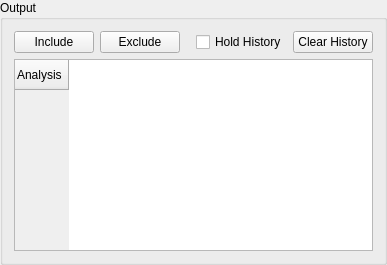
    <widget class="QGroupBox" name="OutputGroupBox">
     <property name="title">
      <string>Output</string>
     </property>
     <layout class="QVBoxLayout" name="OutputLayout">
      <item>
       <layout class="QHBoxLayout" name="OutputButtonLayout">
        <item>
         <widget class="QPushButton" name="IncludeButton">
          <property name="toolTip">
           <string>instantly show the result when a parameter or selection changes</string>
          </property>
          <property name="text">
           <string>Include</string>
          </property>
          <property name="autoDefault">
           <bool>false</bool>
          </property>
         </widget>
        </item>
        <item>
         <widget class="QPushButton" name="ExcludeButton">
          <property name="toolTip">
           <string>instantly show the result when a parameter or selection changes</string>
          </property>
          <property name="text">
           <string>Exclude</string>
          </property>
          <property name="autoDefault">
           <bool>false</bool>
          </property>
         </widget>
        </item>
        <item>
         <spacer name="OutputSpacer">
          <property name="orientation">
           <enum>Qt::Horizontal</enum>
          </property>
          <property name="sizeHint" stdset="0">
           <size>
            <width>10</width>
            <height>10</height>
           </size>
          </property>
         </spacer>
        </item>
        <item>
         <widget class="QCheckBox" name="HoldHistoryCheckBox">
          <property name="text">
           <string>Hold History</string>
          </property>
         </widget>
        </item>
        <item>
         <widget class="QPushButton" name="ClearHistoryButton">
          <property name="text">
           <string>Clear History</string>
          </property>
          <property name="autoDefault">
           <bool>false</bool>
          </property>
         </widget>
        </item>
       </layout>
      </item>
      <item>
       <widget class="QTableWidget" name="AnalysisTableWidget">
        <property name="sizePolicy">
         <sizepolicy hsizetype="Expanding" vsizetype="Expanding">
          <horstretch>0</horstretch>
          <verstretch>0</verstretch>
         </sizepolicy>
        </property>
        <row>
         <property name="text">
          <string>Analysis</string>
         </property>
        </row>
       </widget>
      </item>
     </layout>
    </widget>
